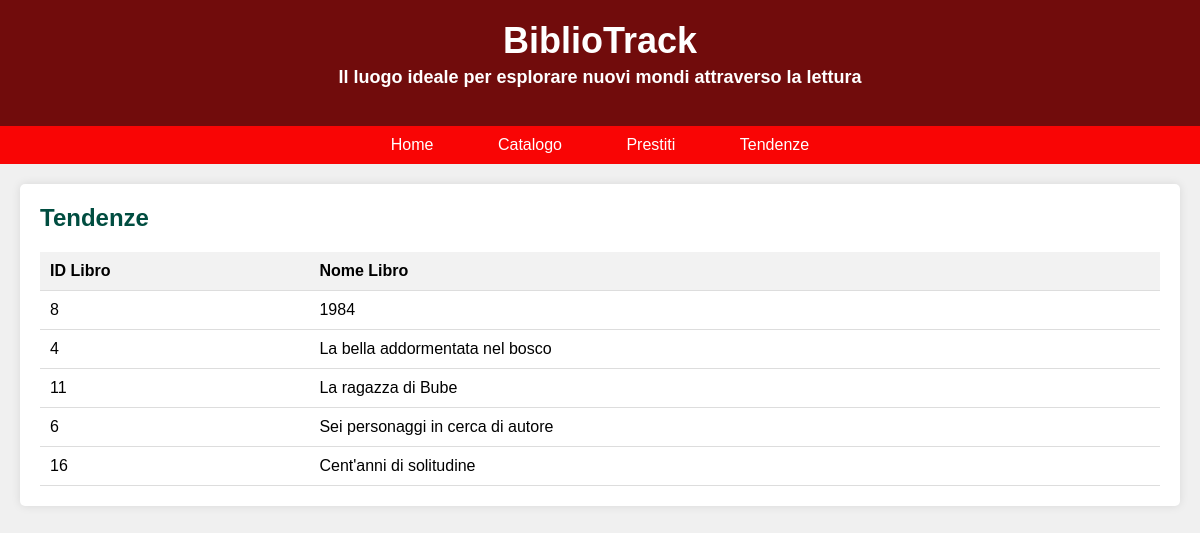
Page /tendenze.php on the earlier database version.
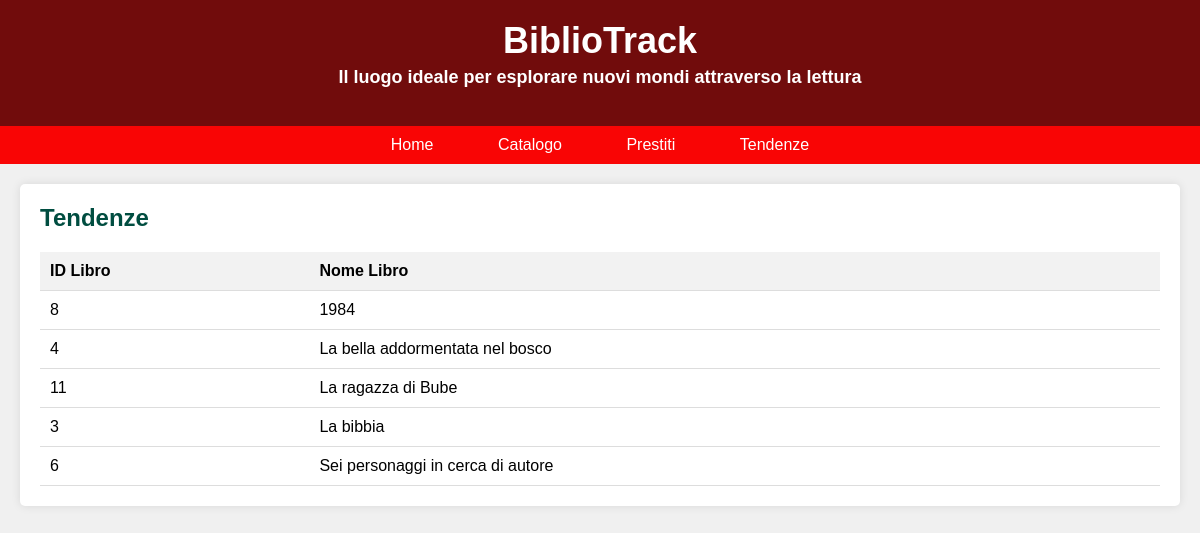
Same page on the later database version.
### tables this page shows
CREATE TABLE `libri` (
  `PK_Id_libro` int(11) NOT NULL,
  `Titolo` varchar(100) NOT NULL,
  `Autore` varchar(50) NOT NULL,
  `Casa_editrice` varchar(50) NOT NULL,
  `Anno_pubblicazione` int(4) DEFAULT NULL,
  `Collana` varchar(50) DEFAULT NULL,
  `Genere` varchar(50) DEFAULT NULL,
  `stato` tinyint(4) DEFAULT 0
);

### tendenze.php (the view, shortened to what this page needs)
<?php
$servername = "localhost";
$username = "root";
$password = "Ruozzi1234";
$dbname = "bibliotrack";
?>
<!DOCTYPE html>
<html lang="it">
<head>
</head>
<body>
    <header id='header'>
        <h1>BiblioTrack</h1>
        <h3>Il luogo ideale per esplorare nuovi mondi attraverso la lettura</h3>
    </header>
    <nav>
        <a href="index.html">Home</a>
        <a href="catalogo.php">Catalogo</a>
        <a href="prestiti.html">Prestiti</a>
        <a href="tendenze.php">Tendenze</a>
    </nav>
    <div class="container">
        <section class="catalog-section">
            <h2>Tendenze</h2>
            <table>
                <thead>
                    <tr>
                        <th>ID Libro</th>
                        <th>Nome Libro</th>
                    </tr>
                </thead>
                <tbody>
                    <?php
                    $conn = new mysqli($servername, $username, $password, $dbname);
                    $sql = $sql = "SELECT l.PK_Id_libro, l.Titolo
                    FROM libri l
                    JOIN (
                        SELECT FK_Id_libro
                        FROM prestiti
                        GROUP BY FK_Id_libro
                        ORDER BY COUNT(*) DESC
                        LIMIT 5
                    ) p ON l.PK_Id_libro = p.FK_Id_libro";
                    $result = $conn->query($sql);
                    if ($result!==false && $result->num_rows > 0) {
                        while($row = $result->fetch_assoc()) {
                            echo "<tr><td>" . $row["PK_Id_libro"] . "</td><td>" . $row["Titolo"] . "</td></tr>";
                        }
                    } else {
                        echo "<tr><td colspan='2'>Nessun risultato trovato</td></tr>";
                    }
                    ?>
                </tbody>
            </table>
        </section>
    </div>
</body>
</html>

Differences in the rows shown:
no longer on this page (row unchanged): libri: PK_Id_libro "16", Titolo "Cent'anni di solitudine"
now on this page (row edited): libri: PK_Id_libro "3", Titolo "La bibbia"
